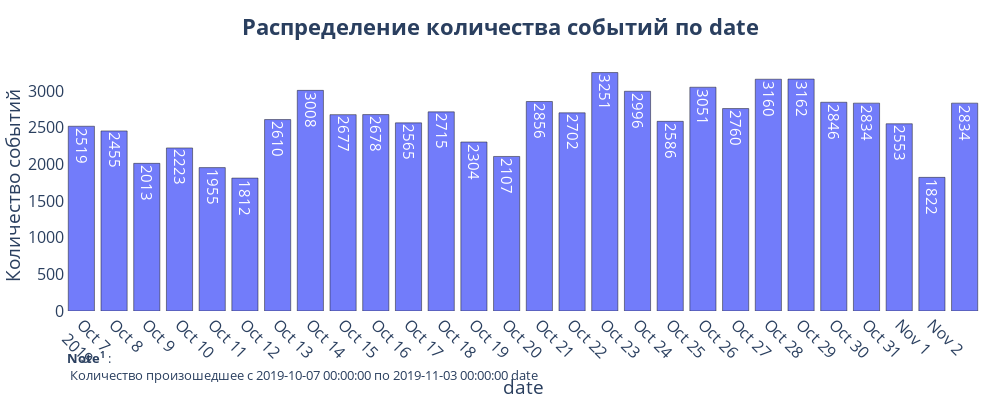

Notebook source saved alongside this figure:
### Markdown cell above
### Расчет событий по дням и неделям
Расмотрим набор по количеству произошедших событий по дням и неделям, что бы узнать увеличивается или уменьшается показатели в приложении

### Code cell
get_bar_by(df, 'date', 'user_id', rotation=45)

### Figure 1 — Plotly figure (JSON) as saved in the notebook; plotly's stock layout.template omitted (floating-point values rounded to 4 significant figures)
{"data": [{"alignmentgroup": "True", "hoverinfo": "all", "hovertemplate": "Количество: %{y}", "legendgroup": "", "marker": {"color": "#636efa", "line": {"color": "#000000", "width": 0.5}, "pattern": {"shape": ""}}, "name": "", "offsetgroup": "", "opacity": 0.9, "orientation": "v", "showlegend": false, "textposition": "auto", "texttemplate": "%{y}", "type": "bar", "x": ["2019-10-07T00:00:00", "2019-10-08T00:00:00", "2019-10-09T00:00:00", "2019-10-10T00:00:00", "2019-10-11T00:00:00", "2019-10-12T00:00:00", "2019-10-13T00:00:00", "2019-10-14T00:00:00", "2019-10-15T00:00:00", "2019-10-16T00:00:00", "2019-10-17T00:00:00", "2019-10-18T00:00:00", "2019-10-19T00:00:00", "2019-10-20T00:00:00", "2019-10-21T00:00:00", "2019-10-22T00:00:00", "2019-10-23T00:00:00", "2019-10-24T00:00:00", "2019-10-25T00:00:00", "2019-10-26T00:00:00", "2019-10-27T00:00:00", "2019-10-28T00:00:00", "2019-10-29T00:00:00", "2019-10-30T00:00:00", "2019-10-31T00:00:00", "2019-11-01T00:00:00", "2019-11-02T00:00:00", "2019-11-03T00:00:00"], "xaxis": "x", "y": [2519, 2455, 2013, 2223, 1955, 1812, 2610, 3008, 2677, 2678, 2565, 2715, 2304, 2107, 2856, 2702, 3251, 2996, 2586, 3051, 2760, 3160, 3162, 2846, 2834, 2553, 1822, 2834], "yaxis": "y"}], "layout": {"annotations": [{"align": "left", "font": {"size": 13}, "showarrow": false, "text": "<b>Note<sup>1</sup></b> :<br> Количество произошедшее с 2019-10-07 00:00:00 по 2019-11-03 00:00:00 date", "x": 0, "xref": "paper", "y": -0.3, "yref": "paper"}], "barmode": "relative", "font": {"size": 16}, "height": 400, "legend": {"tracegroupgap": 0}, "margin": {"l": 0, "r": 0, "t": 60}, "plot_bgcolor": "#ffffff", "showlegend": false, "title": {"font": {"size": 22}, "text": "<b>Распределение количества событий по date</b>", "x": 0.5, "xanchor": "center", "y": 0.95, "yanchor": "top"}, "width": 1000, "xaxis": {"anchor": "y", "domain": [0, 1], "tickangle": 45, "tickmode": "linear", "title": {"text": "date"}}, "yaxis": {"anchor": "x", "domain": [0, 1], "title": {"text": "Количество событий"}}}}
